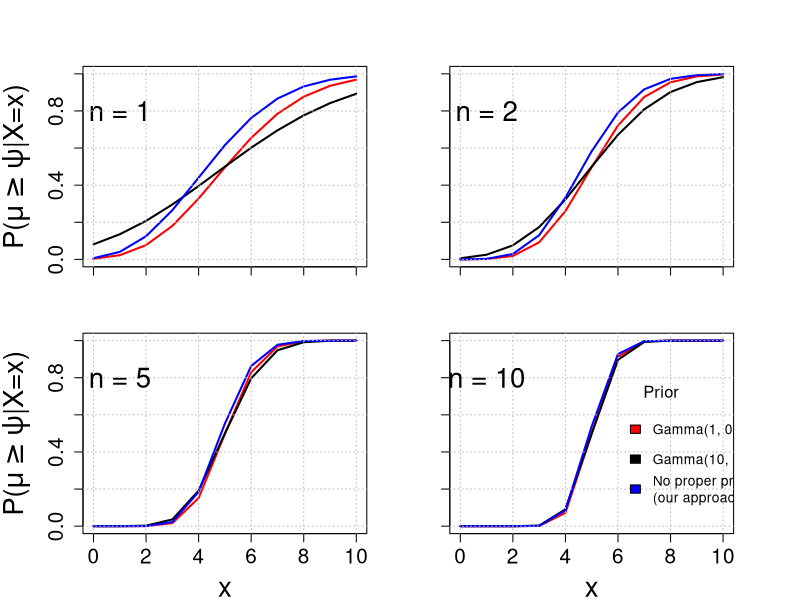

Write the R code that produced this figure.
# COMPARISON BETWEEN EXPLICIT SPECIFICATION OF PRIOR DISTRIBUTIONS 
# AND THE USE OF IMPROPER PRIORS FOR DIFFERENT SAMPLE SIZES

#---------------------------------------------------------------------------
# DATA MATRICES WITH DIFFERENT SAMPLE SIZES FOR x = 0:10
#---------------------------------------------------------------------------

# n = 1

d1 <- matrix(rep(seq(0, 10), each = 1), 1, 11)

# n = 2

d2 <- matrix(rep(seq(0, 10), each = 2), 2, 11)

# n = 5

d5 <- matrix(rep(seq(0, 10), each = 5), 5, 11)

# n = 10

d10 <- matrix(rep(seq(0, 10), each = 10), 10, 11)

#---------------------------------------------------------------------------
# FUNCTIONS OBTAIN POSTERIOR PROBABILITIES FOR H1: MU > 5
#---------------------------------------------------------------------------

# Configuration 1 of Gamma conjugate prior

conjG1 <- function(data){
  probs <- rep(NA, 11)
  
  for(i in 1: length(data[1, ])) {
    probs[i] <- (1 - pgamma(5, shape = 1 + sum(data[, i]), 
                            rate = 0.139 + length(data[, i])))
  }
  
  probs
}

# Configuration 2 of Gamma conjugate prior

conjG2 <- function(data){
  probs <- rep(NA, 11)
  
  for(i in 1: length(data[1, ])) {
    probs[i] <- (1 - (pgamma(5, shape = 10 + sum(data[, i]), 
                             rate = 1.934 + length(data[, i]))))
  }
  
  probs
}

# Sequential test of Bayesian posterior probabilities

STBP_P <- function(data) {
  
  posterior <- rep(NA, length(data[1, ]))
  
  for(i in 1: length(data[1, ])) {
    likelihood_func <- function(data, lambda) {
      dpois(data, lambda)
    }
    
    likelihood <- function(x) {
      prod(likelihood_func(data = data[, i], lambda = x))
    }
    
    # Notice that if this likehood function is instead defined as:
    
    #likelihood <- function(x) {
    #  prod(likelihood_func(data = data[, i], lambda = x)) * 
    #    dgamma(x, shape, rate)
    #}
    
    # then STBP_P is equivalent to conjG1 or conjG2 with appropiate parameters 
    # for the gamma function
    
    H1 <- 0.5 *
      integrate(
        Vectorize(likelihood),
        lower = 5,
        upper = Inf
      )$value
    H0 <- (1 - 0.5) *
      integrate(
        Vectorize(likelihood),
        lower = 0,
        upper = 5
      )$value
    posterior[i] <- (H1) / ((H0) + (H1))
  }
  
  
  
  posterior
}



#---------------------------------------------------------------------------
# FIGURE
#---------------------------------------------------------------------------

jpeg("Blog_versions/Fig2Post.jpeg", res = 96, width = 930, height = 590)

par(mfrow = c(2, 2))

par(mar = c(2, 5, 4, 2))
plot(seq(0, 10, 1), conjG1(d1), 
     ylim = c(0, 1), type = "l", col = "red", lwd = 2, cex.axis = 1.5,
     xlab = "", ylab = expression(paste("P(", mu  >= psi, "|X=x)")), 
     cex.lab = 2, xaxt = "n")

axis(1, at = seq(0, 10, 2), labels = FALSE)

lines(seq(0, 10, 1), conjG2(d1),
      lwd = 2)

lines(seq(0, 10), STBP_P(d1), ylim = c(0, 1), col = "blue", lwd = 2)

text(1, 0.8, "n = 1", cex = 2)

abline(v = seq(0, 10, 2), lty = 3, col = "grey")
abline(h = seq(0, 1, 0.2), lty = 3, col = "grey")




par(mar = c(2, 3, 4, 4))
plot(seq(0, 10), conjG1(d2), ylim = c(0, 1), type = "l", col = "red", lwd = 2, cex.axis = 1.5,
     xlab = "", ylab = "", cex.lab = 2, yaxt = "n", xaxt = "n")
lines(seq(0, 10), conjG2(d2), lwd = 2)
lines(seq(0, 10), STBP_P(d2), col = "blue", lwd = 2)

axis(1, at = seq(0, 10, 2), labels = FALSE)
axis(2, at = seq(0, 1, 0.2), labels = FALSE)

abline(v = seq(0, 10, 2), lty = 3, col = "grey")
abline(h = seq(0, 1, 0.2), lty = 3, col = "grey")

text(1, 0.8, "n = 2", cex = 2)



par(mar = c(4, 5, 2, 2))
plot(seq(0, 10), conjG1(d5), ylim = c(0, 1), type = "l", col = "red", lwd = 2, cex.axis = 1.5,
     xlab = "x", cex.lab = 2, ylab = expression(paste("P(", mu  >= psi, "|X=x)")), 
     cex.lab = 2)
lines(seq(0, 10), conjG2(d5), lwd = 2)
lines(seq(0, 10), STBP_P(d5), col = "blue", lwd = 2)

abline(v = seq(0, 10, 2), lty = 3, col = "grey")
abline(h = seq(0, 1, 0.2), lty = 3, col = "grey")

text(1, 0.8, "n = 5", cex = 2)



par(mar = c(4, 3, 2, 4))
plot(seq(0, 10), conjG1(d10), ylim = c(0, 1), type = "l", col = "red", lwd = 2, cex.axis = 1.5,
     xlab = "x", ylab = "", cex.lab = 2, yaxt = "n")
lines(seq(0, 10), conjG2(d10), lwd = 2)
lines(seq(0, 10), STBP_P(d10), col = "blue", lwd = 2)

axis(2, at = seq(0, 1, 0.2), labels = FALSE)

abline(v = seq(0, 10, 2), lty = 3, col = "grey")
abline(h = seq(0, 1, 0.2), lty = 3, col = "grey")

text(1, 0.8, "n = 10", cex = 2)

legend(6, 0.8, legend=c("Gamma(1, 0.139)", "Gamma(10, 1.934)", "No proper prior\n(our approach)"),  
       fill = c("red","black", "blue"), bty = "n", title = "Prior", title.adj = 0.2, title.cex = 1.2,
       y.intersp = 1.2)

dev.off()